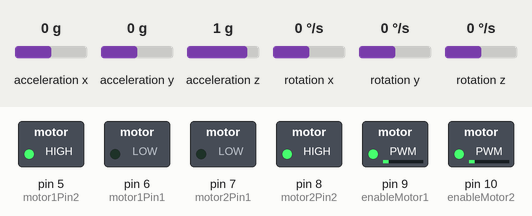
A sketch run on a simulated Arduino Uno, built with avr-gcc and run on an emulated ATmega328P. Shown: switched loads named in the sketch (green lamp = pin HIGH). Inputs (shaded band) come from the test bench; at power-on: acceleration x 0 g, acceleration y 0 g, acceleration z 1 g, rotation x 0 °/s, rotation y 0 °/s, rotation z 0 °/s.

Above: at 1.7 s.
1.8 s: acceleration x set to -1.4 g
At 2.7 s:
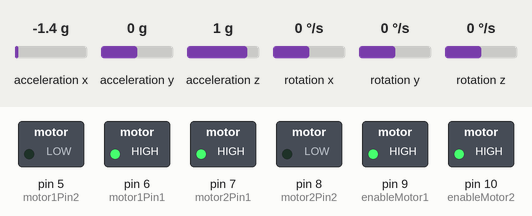
3.3 s: acceleration y set to -1.4 g
At 4.5 s:
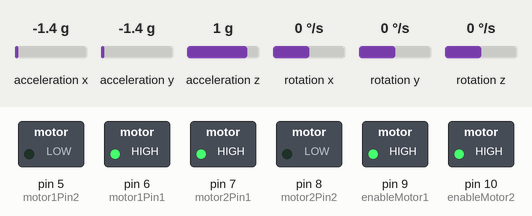
4.8 s: acceleration x set to 0.1 g
At 5.9 s:
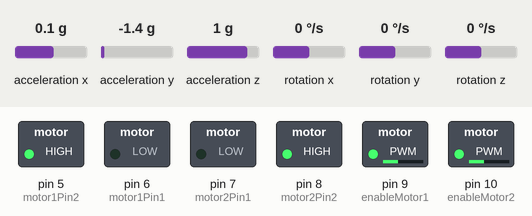
6.3 s: acceleration z set to 0 g
At 6.9 s:
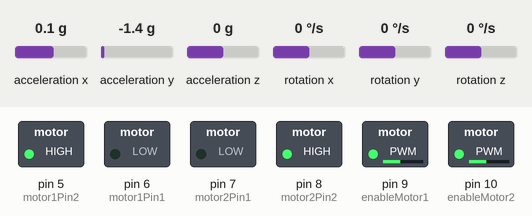
7.8 s: acceleration x set to 0 g
At 8.9 s:
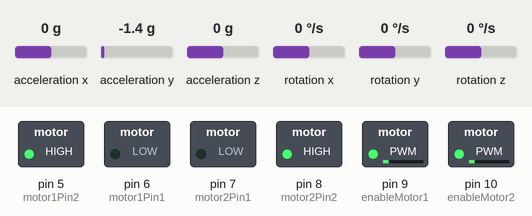
9.3 s: acceleration x set to 0.8 g
At 9.6 s:
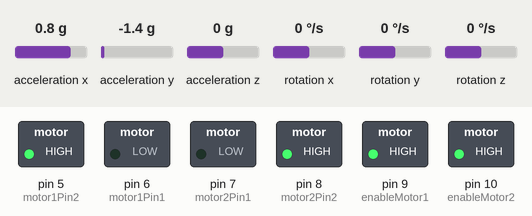
Timing chart, 0 to 11.8 s (numbered marks = the images above; inputs shaded):
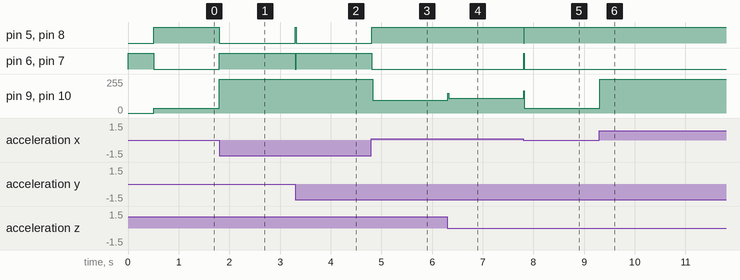

Measured:
- after the input at 1.8 s, pin 5 (motor1Pin2), pin 8 (motor2Pin2): HIGH → LOW at once; pin 6 (motor1Pin1), pin 7 (motor2Pin1): LOW → HIGH at once; pin 9 (enableMotor1), pin 10 (enableMotor2): 36/255 → 255/255 at once
- after the input at 3.3 s, pin 5 (motor1Pin2), pin 8 (motor2Pin2): LOW → HIGH at once, → LOW 0.02 s later; pin 6 (motor1Pin1), pin 7 (motor2Pin1): HIGH → LOW at once, → HIGH 0.02 s later
- after the input at 4.8 s, pin 5 (motor1Pin2), pin 8 (motor2Pin2): LOW → HIGH at once; pin 6 (motor1Pin1), pin 7 (motor2Pin1): HIGH → LOW at once; pin 9 (enableMotor1), pin 10 (enableMotor2): 255/255 → 95/255 at once
- after the input at 6.3 s, pin 9 (enableMotor1), pin 10 (enableMotor2): 95/255 → 109/255 at once
- after the input at 7.8 s, pin 5 (motor1Pin2), pin 8 (motor2Pin2): HIGH → LOW at once, → HIGH 0.01 s later; pin 6 (motor1Pin1), pin 7 (motor2Pin1): LOW → HIGH at once, → LOW 0.01 s later; pin 9 (enableMotor1), pin 10 (enableMotor2): 109/255 → 36/255 at once
- after the input at 9.3 s, pin 9 (enableMotor1), pin 10 (enableMotor2): 36/255 → 255/255 at once

The sketch:

After_Calibration.ino
```cpp
#include "I2Cdev.h"
#include "MPU6050_6Axis_MotionApps20.h"
#include <PID_v1.h>

// Arduino Wire library is required if I2Cdev I2CDEV_ARDUINO_WIRE implementation
#if I2CDEV_IMPLEMENTATION == I2CDEV_ARDUINO_WIRE
    #include "Wire.h"
#endif

// MPU6050 and motor control
MPU6050 mpu;
#define INTERRUPT_PIN 2  // MPU interrupt pin

// MPU control/status vars
bool dmpReady = false;
uint8_t mpuIntStatus;
uint8_t devStatus;
uint16_t packetSize;
uint16_t fifoCount;
uint8_t fifoBuffer[64];

// Orientation vars
Quaternion q;
VectorFloat gravity;
float ypr[3];

// PID variables
#define PID_MIN_LIMIT -255
#define PID_MAX_LIMIT 255
#define PID_SAMPLE_TIME_IN_MILLI 10
#define SETPOINT_PITCH_ANGLE_OFFSET -2
#define MIN_ABSOLUTE_SPEED 0

double setpointPitchAngle = SETPOINT_PITCH_ANGLE_OFFSET;
double pitchGyroAngle = 0;
double pitchPIDOutput = 0;

#define PID_PITCH_KP_NORMAL 18
#define PID_PITCH_KI_NORMAL 0
#define PID_PITCH_KD_NORMAL 0.5

#define PID_PITCH_KP_OVERSHOOT 15 // Higher gain for overshoot correction
#define PID_PITCH_KI_OVERSHOOT 0
#define PID_PITCH_KD_OVERSHOOT 0.7  // Higher derivative gain

PID pitchPIDNormal(&pitchGyroAngle, &pitchPIDOutput, &setpointPitchAngle, PID_PITCH_KP_NORMAL, PID_PITCH_KI_NORMAL, PID_PITCH_KD_NORMAL, DIRECT);
PID pitchPIDOvershoot(&pitchGyroAngle, &pitchPIDOutput, &setpointPitchAngle, PID_PITCH_KP_OVERSHOOT, PID_PITCH_KI_OVERSHOOT, PID_PITCH_KD_OVERSHOOT, DIRECT);

// Motor pins
int enableMotor1 = 9;
int motor1Pin1 = 6;
int motor1Pin2 = 5;
int motor2Pin1 = 7;
int motor2Pin2 = 8;
int enableMotor2 = 10;

volatile bool mpuInterrupt = false; // MPU interrupt flag

void dmpDataReady() {
    mpuInterrupt = true;
}

// Setup PID control
void setupPID() {
    pitchPIDNormal.SetOutputLimits(PID_MIN_LIMIT, PID_MAX_LIMIT);
    pitchPIDNormal.SetMode(AUTOMATIC);
    pitchPIDNormal.SetSampleTime(PID_SAMPLE_TIME_IN_MILLI);

    pitchPIDOvershoot.SetOutputLimits(PID_MIN_LIMIT, PID_MAX_LIMIT);
    pitchPIDOvershoot.SetMode(AUTOMATIC);
    pitchPIDOvershoot.SetSampleTime(PID_SAMPLE_TIME_IN_MILLI);
}

// Setup motor control
void setupMotors() {
    pinMode(enableMotor1, OUTPUT);
    pinMode(motor1Pin1, OUTPUT);
    pinMode(motor1Pin2, OUTPUT);
    pinMode(enableMotor2, OUTPUT);
    pinMode(motor2Pin1, OUTPUT);
    pinMode(motor2Pin2, OUTPUT);
    rotateMotor(0); // Stop motors at the beginning
}

// Setup MPU6050
void setupMPU() {
    #if I2CDEV_IMPLEMENTATION == I2CDEV_ARDUINO_WIRE
        Wire.begin();
        Wire.setClock(400000);
    #endif

    mpu.initialize();
    pinMode(INTERRUPT_PIN, INPUT);
    devStatus = mpu.dmpInitialize();

    // Set offsets for gyro and accelerometer
    mpu.setXAccelOffset(-5530);
    mpu.setYAccelOffset(63);
    mpu.setZAccelOffset(544);
    mpu.setXGyroOffset(103);
    mpu.setYGyroOffset(18);
    mpu.setZGyroOffset(-15);

    if (devStatus == 0) {
        mpu.setDMPEnabled(true);
        mpuIntStatus = mpu.getIntStatus();
        dmpReady = true;
        packetSize = mpu.dmpGetFIFOPacketSize();
    } else {
        // Handle initialization error
    }
}

// Main setup function
void setup() {
    Serial.begin(115200);
    setupMotors();
    setupMPU();
    setupPID();
}

// Main loop
void loop() {
    if (!dmpReady) return;

    if (mpu.dmpGetCurrentFIFOPacket(fifoBuffer)) {
        mpu.dmpGetQuaternion(&q, fifoBuffer);
        mpu.dmpGetGravity(&gravity, &q);
        mpu.dmpGetYawPitchRoll(ypr, &q, &gravity);

        pitchGyroAngle = ypr[1] * 180 / M_PI;  // Convert pitch to degrees

        // PID control based on pitch angle thresholds
        if (pitchGyroAngle > 6 || pitchGyroAngle < -6) {
            // Overshoot mode
            pitchPIDOvershoot.Compute();
        } else {
            // Normal PID mode
            pitchPIDNormal.Compute();
        }

        rotateMotor(pitchPIDOutput);  // Use the PID output to control motors

        // Debug information (optional)
        #ifdef PRINT_DEBUG_BUILD
            Serial.print("Pitch Angle: "); Serial.println(pitchGyroAngle);
            Serial.print("PID Output: "); Serial.println(pitchPIDOutput);
        #endif
    }
}

// Motor control function
void rotateMotor(int speed) {
    if (speed < 0) {
        digitalWrite(motor1Pin1, LOW);
        digitalWrite(motor1Pin2, HIGH);
        digitalWrite(motor2Pin1, LOW);
        digitalWrite(motor2Pin2, HIGH);
    } else {
        digitalWrite(motor1Pin1, HIGH);
        digitalWrite(motor1Pin2, LOW);
        digitalWrite(motor2Pin1, HIGH);
        digitalWrite(motor2Pin2, LOW);
    }

    speed = abs(speed) + MIN_ABSOLUTE_SPEED;
    speed = constrain(speed, MIN_ABSOLUTE_SPEED, 255);

    analogWrite(enableMotor1, speed);
    analogWrite(enableMotor2, speed);
}
```
